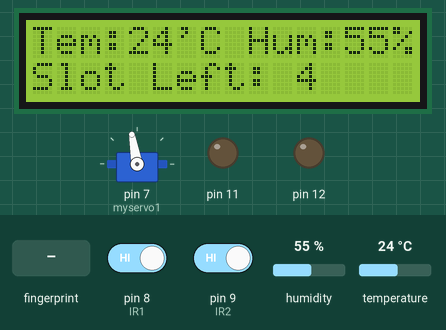
This sketch was run on a simulated Arduino Uno, built with avr-gcc and run on an emulated ATmega328P. On the bench: servo, 16×2 character LCD, output pins drawn as LEDs (lit = HIGH). The test bench sets the inputs (shaded band); at power-on: pin 8 (IR1) HIGH, humidity 55 %, pin 9 (IR2) HIGH, temperature 24 °C. What the sketch prints to the serial monitor is not drawn.

Above: at 4.4 s.
4.5 s: pin 8 (IR1) driven LOW
At 5.7 s:
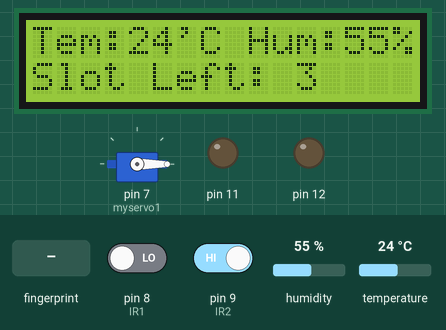
6.0 s: finger stored as number 1 placed on the sensor
At 6.9 s:
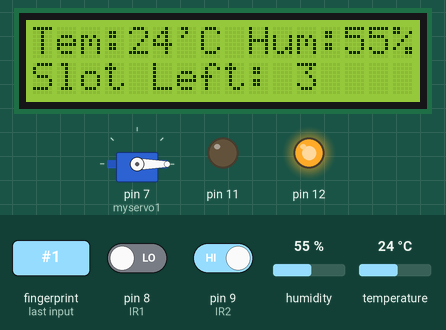
7.9 s: humidity set to 22 %
At 10.1 s:
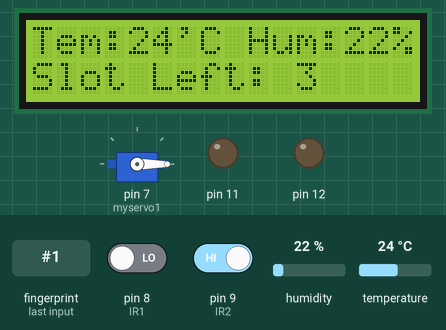
10.9 s: pin 9 (IR2) driven LOW
At 12.7 s:
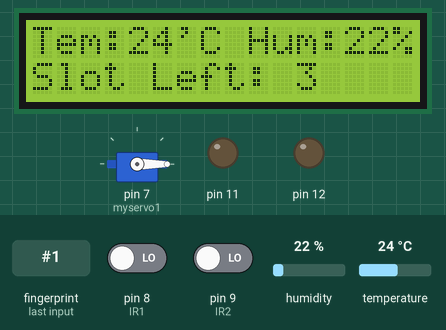
13.9 s: temperature set to 12 °C
At 15.6 s:
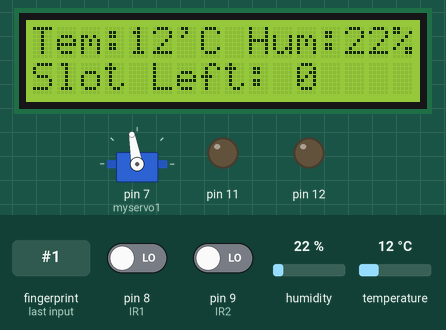
16.9 s: humidity set to 40 %
At 20.7 s:
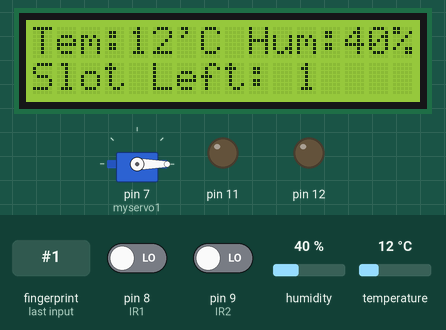
Timing chart, 0 to 20.9 s (numbered marks = the images above; inputs shaded):
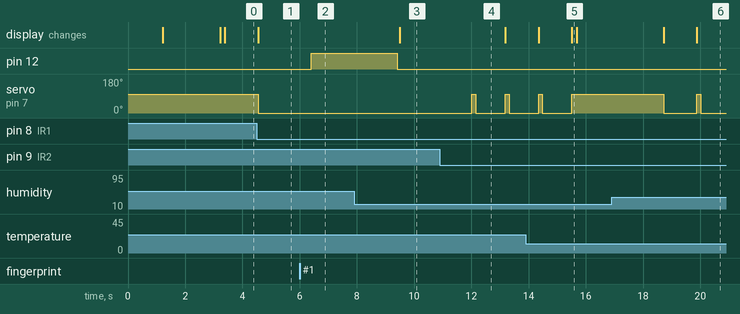

Measured:
- after the input at 4.5 s, servo on pin 7 (myservo1): 100° → 0° after 0.05 s; the display: changes after 0.05 s (image 1)
- after the input at 6.0 s, pin 12: LOW → HIGH after 0.41 s
- after the input at 7.9 s, the display: changes after 1.6 s (image 3)
- after the input at 10.9 s, servo on pin 7 (myservo1): alternates 100° for 0.14 s and 0° for 1.0 s, starting after 1.1 s
- after the input at 16.9 s, the display: first differs from a run without the input after 3.0 s (image 6)

The sketch:

Car_Parking_System_Finger_Temp.ino
```cpp
#include <Adafruit_Fingerprint.h>
#include <SoftwareSerial.h>
SoftwareSerial mySerial(2, 3);

Adafruit_Fingerprint finger = Adafruit_Fingerprint(&mySerial);

#include <Wire.h>
#include <LiquidCrystal_I2C.h>
LiquidCrystal_I2C lcd(0x27,16,2);  //Change the HEX address
#include <Servo.h>

Servo myservo1;

#include <DFRobot_DHT11.h>
DFRobot_DHT11 DHT;
#define DHT11_PIN 10


int IR1 = 8;
int IR2 = 9;

int Slot = 4;           //Enter Total number of parking Slots

int flag1 = 0;
int flag2 = 0;

void setup() {

  Serial.begin(9600);
  while (!Serial);  // For Yun/Leo/Micro/Zero/...
  delay(100);
  myservo1.attach(7);
  myservo1.write(100);

  Serial.println("fingertest");
  pinMode(12, OUTPUT);
  pinMode(11, OUTPUT);
  finger.begin(57600);


   if (finger.verifyPassword()) {
    Serial.println("Found fingerprint sensor!");
  } else {
    Serial.println("Did not find fingerprint sensor :(");
    while (1) {
      delay(1);
    }
  }

  finger.getTemplateCount();
  Serial.print("Sensor contains ");
  Serial.print(finger.templateCount);
  Serial.println(" templates");
  Serial.println("Waiting for valid finger...");


  lcd.init();
  lcd.backlight();
  pinMode(IR1, INPUT);
  pinMode(IR2, INPUT);


  lcd.setCursor (0,0);
  lcd.print("   ARDUINO BASED   ");
  lcd.setCursor (0,1);
  lcd.print(" PARKING SYSTEM ");
  delay (2000);
  lcd.clear();
}


void loop(){
  getFingerprintIDez();
  delay(50);            //don't ned to run this at full speed.
  digitalWrite(12, LOW);
  digitalWrite(11, LOW);

  DHT.read(DHT11_PIN);

 if(digitalRead (IR1) == LOW && flag1==0){
 if(Slot>0){flag1=1;
 if(flag2==0){myservo1.write(0); Slot = Slot-1;}
 }else{
lcd.setCursor (0,0);
lcd.print("    SORRY :(    ");
lcd.setCursor (0,1);
lcd.print("  Parking Full  ");
delay (3000);
lcd.clear();
}
}

if(digitalRead (IR2) == LOW && flag2==0){flag2=1;
if(flag1==0){myservo1.write(0); Slot = Slot+1;}
}

if(flag1==1 && flag2==1){
delay (1000);
myservo1.write(100);
flag1=0, flag2=0;
}

lcd.setCursor (0,0);
lcd.print("Tem:");
lcd.setCursor (4,0);
lcd.print(DHT.temperature);
lcd.setCursor (6,0);
lcd.print("'C");
lcd.setCursor (9,0);
lcd.print("Hum:");
lcd.setCursor (13,0);
lcd.print(DHT.humidity);
lcd.setCursor (15,0);
lcd.print("%");
lcd.setCursor (0,1);
lcd.print("Slot Left: ");
lcd.print(Slot);
}


uint8_t getFingerprintID() {
  uint8_t p = finger.getImage();

  switch (p) {
    case FINGERPRINT_OK:
      Serial.println("Image taken");
      break;
    case FINGERPRINT_NOFINGER:
      Serial.println("No finger detected");
       digitalWrite(11, HIGH);
       delay(2500);
      return p;
    case FINGERPRINT_PACKETRECIEVEERR:
      Serial.println("Communication error");
      return p;
    case FINGERPRINT_IMAGEFAIL:
      Serial.println("Imaging error");
      return p;
    default:
      Serial.println("Unknown error");
      return p;
  }

  // OK success!

  p = finger.image2Tz();
  switch (p) {
    case FINGERPRINT_OK:
      Serial.println("Image converted");
      break;
    case FINGERPRINT_IMAGEMESS:
      Serial.println("Image too messy");
      return p;
    case FINGERPRINT_PACKETRECIEVEERR:
      Serial.println("Communication error");
      return p;
    case FINGERPRINT_FEATUREFAIL:
      Serial.println("Could not find fingerprint features");
      return p;
    case FINGERPRINT_INVALIDIMAGE:
      Serial.println("Could not find fingerprint features");
      return p;
    default:
      Serial.println("Unknown error");
      return p;
  }

  // OK converted!
  p = finger.fingerFastSearch();
  if (p == FINGERPRINT_OK) {
    Serial.println("Found a print match!");
  } else if (p == FINGERPRINT_PACKETRECIEVEERR) {
    Serial.println("Communication error");
    return p;
  } else if (p == FINGERPRINT_NOTFOUND) {
    digitalWrite(11, HIGH);
    delay(2500);
    Serial.println("Did not find a match");
    return p;
  } else {
    Serial.println("Unknown error");
    return p;
  }
  {digitalWrite(11, HIGH);
  delay(3000);
  digitalWrite(11, LOW);
  Serial.print("Not Found");
  Serial.print("Error");
  return finger.fingerID;
 }

  // found a match!
  Serial.print("Found ID #"); Serial.print(finger.fingerID);
  Serial.print(" with confidence of "); Serial.println(finger.confidence);

  return finger.fingerID;
}

// returns -1 if failed, otherwise returns ID #


int getFingerprintIDez() {

  uint8_t p = finger.getImage();

  if (p != FINGERPRINT_OK)  return -1;

  p = finger.image2Tz();
  if (p != FINGERPRINT_OK)  return -1;

  p = finger.fingerFastSearch();


  if (p != FINGERPRINT_OK)  return -1;


  // found a match!

  {
    digitalWrite(12, HIGH);
    delay(3000);
    digitalWrite(12, LOW);
    Serial.print("Found ID #");
    Serial.print(finger.fingerID);
    Serial.print(" with confidence of ");
    Serial.println(finger.confidence);

  }

  }
```
